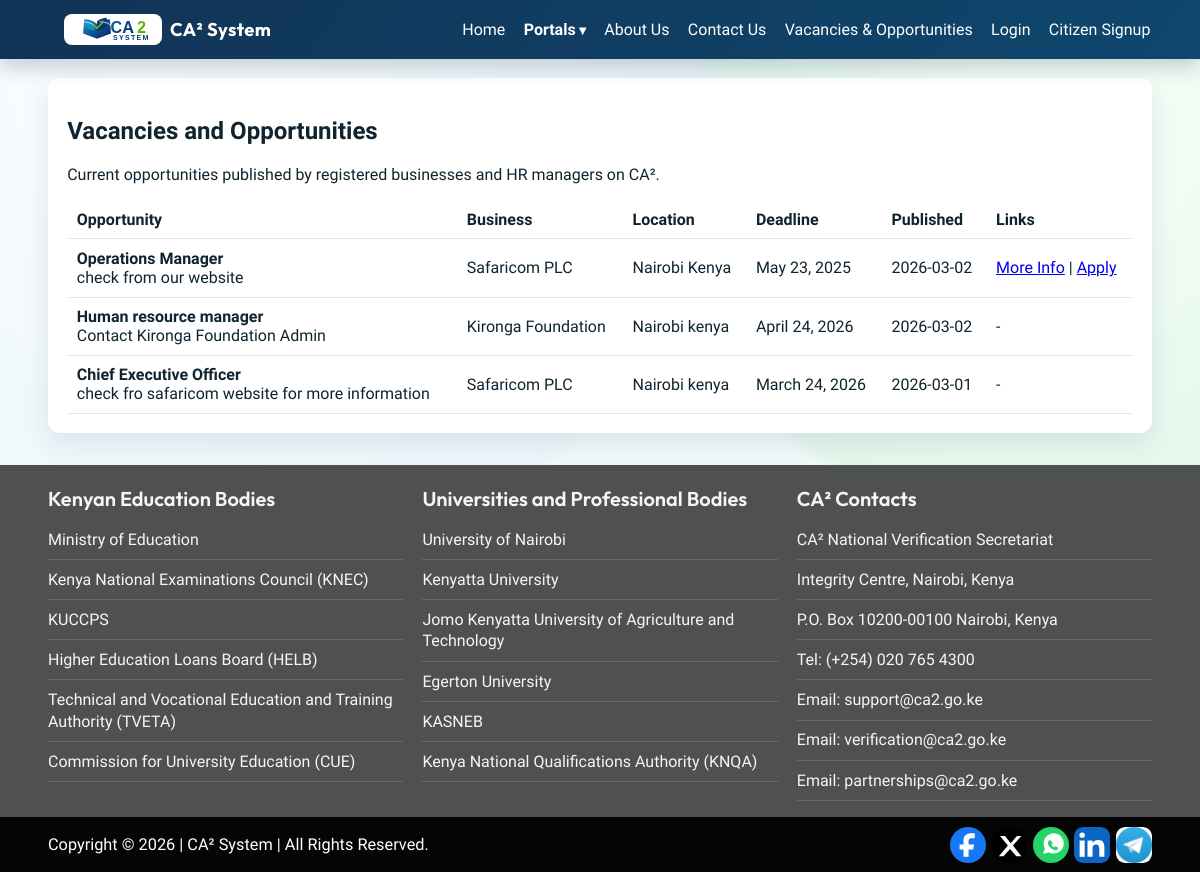
The app's page /vacancies-opportunities/ with its own data.
### job_alerts/models.py (models this page shows, shortened)
class JobAlert(models.Model):
    title = models.CharField(max_length=200)
    organization = models.CharField(max_length=200)
    location = models.CharField(max_length=120, blank=True)
    application_deadline = models.DateField(null=True, blank=True)
    description = models.TextField()
    more_info_url = models.URLField(blank=True)
    application_url = models.URLField(blank=True)
    created_by = models.ForeignKey(
        settings.AUTH_USER_MODEL, on_delete=models.PROTECT, related_name="created_job_alerts"
    )
    recipients_count = models.PositiveIntegerField(default=0)
    created_at = models.DateTimeField(auto_now_add=True)
    class Meta:
        ordering = ("-created_at",)

### accounts/models.py (models this page shows, shortened)
class Business(models.Model):
    name = models.CharField(max_length=255, unique=True)
    code = models.CharField(max_length=40, unique=True)
    created_at = models.DateTimeField(auto_now_add=True)
    class Meta:
        ordering = ("name",)

### accounts/views.py (the view)
# urls.py: path("vacancies-opportunities/", vacancies_and_opportunities, name="vacancies_opportunities"),
def vacancies_and_opportunities(request):
    alerts = JobAlert.objects.select_related("created_by").all()[:40]
    opportunities = []
    for alert in alerts:
        try:
            business_name = alert.created_by.hr_profile.business.name
        except ObjectDoesNotExist:
            business_name = alert.organization
        opportunities.append({"alert": alert, "business_name": business_name})
    return render(request, "accounts/vacancies.html", {"opportunities": opportunities})

### templates/accounts/vacancies.html
{% extends "base.html" %}
{% block content %}
<section class="card">
    <h2>Vacancies and Opportunities</h2>
    <p>Current opportunities published by registered businesses and HR managers on CA².</p>
    <table>
        <thead>
            <tr>
                <th>Opportunity</th>
                <th>Business</th>
                <th>Location</th>
                <th>Deadline</th>
                <th>Published</th>
                <th>Links</th>
            </tr>
        </thead>
        <tbody>
            {% for item in opportunities %}
                <tr>
                    <td>
                        <strong>{{ item.alert.title }}</strong><br>
                        {{ item.alert.description|truncatechars:120 }}
                    </td>
                    <td>{{ item.business_name }}</td>
                    <td>{{ item.alert.location|default:"-" }}</td>
                    <td>{{ item.alert.application_deadline|default:"Open" }}</td>
                    <td>{{ item.alert.created_at|date:"Y-m-d" }}</td>
                    <td>
                        {% if item.alert.more_info_url %}
                            <a href="{{ item.alert.more_info_url }}" target="_blank" rel="noopener">More Info</a>
                        {% endif %}
                        {% if item.alert.more_info_url and item.alert.application_url %} | {% endif %}
                        {% if item.alert.application_url %}
                            <a href="{{ item.alert.application_url }}" target="_blank" rel="noopener">Apply</a>
                        {% endif %}
                        {% if not item.alert.more_info_url and not item.alert.application_url %}-{% endif %}
                    </td>
                </tr>
            {% empty %}
                <tr><td colspan="6">No vacancies available at the moment.</td></tr>
            {% endfor %}
        </tbody>
    </table>
</section>
{% endblock %}

### templates/base.html (shortened to what this page needs)
{% load static %}
<!DOCTYPE html>
<html lang="en">
<head>
    <link rel="stylesheet" href="{% static 'css/styles.css' %}">
</head>
<body>
    <header class="site-header">
        <div class="container header-wrap">
            <a class="brand" href="{% url 'home' %}">
                <img class="brand-logo" src="{% static 'images/ca2-logo-system.svg' %}" alt="CA2 System Logo">
                <span class="brand-name">CA² System</span>
            </a>
            <nav class="top-nav">
                <a href="{% url 'home' %}">Home</a>
                <details class="nav-dropdown">
                    <summary>Portals</summary>
                </details>
                <a href="{% url 'about_us' %}">About Us</a>
                <a href="{% url 'contact_us' %}">Contact Us</a>
                <a href="{% url 'vacancies_opportunities' %}">Vacancies & Opportunities</a>
                {% if user.is_authenticated %}
                    <a href="{% url 'role_redirect' %}">Dashboard</a>
                {% else %}
                    <a href="{% url 'login' %}">Login</a>
                    <a href="{% url 'citizen_register' %}">Citizen Signup</a>
                {% endif %}
            </nav>
        </div>
    </header>
    <main class="container">
        {% block content %}{% endblock %}
    </main>
    <footer class="site-footer">
        <div class="footer-top">
            <div class="container footer-grid">
                <section class="footer-col">
                    <h3>Kenyan Education Bodies</h3>
                    <ul class="footer-list">
                        <li><a href="https://www.education.go.ke/" target="_blank" rel="noopener">Ministry of Education</a></li>
                        <li><a href="https://www.knec.ac.ke/" target="_blank" rel="noopener">Kenya National Examinations Council (KNEC)</a></li>
                        <li><a href="https://www.kuccps.net/" target="_blank" rel="noopener">KUCCPS</a></li>
                        <li><a href="https://www.helb.co.ke/" target="_blank" rel="noopener">Higher Education Loans Board (HELB)</a></li>
                        <li><a href="https://www.tveta.go.ke/" target="_blank" rel="noopener">Technical and Vocational Education and Training Authority (TVETA)</a></li>
                        <li><a href="https://www.cue.or.ke/" target="_blank" rel="noopener">Commission for University Education (CUE)</a></li>
                    </ul>
                </section>
                <section class="footer-col">
                    <h3>Universities and Professional Bodies</h3>
                    <ul class="footer-list">
                        <li><a href="https://www.uonbi.ac.ke/" target="_blank" rel="noopener">University of Nairobi</a></li>
                        <li><a href="https://www.ku.ac.ke/" target="_blank" rel="noopener">Kenyatta University</a></li>
                        <li><a href="https://www.jkuat.ac.ke/" target="_blank" rel="noopener">Jomo Kenyatta University of Agriculture and Technology</a></li>
                        <li><a href="https://www.egerton.ac.ke/" target="_blank" rel="noopener">Egerton University</a></li>
                        <li><a href="https://www.kasneb.or.ke/" target="_blank" rel="noopener">KASNEB</a></li>
                        <li><a href="https://www.knqa.go.ke/" target="_blank" rel="noopener">Kenya National Qualifications Authority (KNQA)</a></li>
                    </ul>
                </section>
                <section class="footer-col">
                    <h3>CA² Contacts</h3>
                    <ul class="footer-list contacts">
                        <li><span>CA² National Verification Secretariat</span></li>
                        <li><span>Integrity Centre, Nairobi, Kenya</span></li>
                        <li><span>P.O. Box 10200-00100 Nairobi, Kenya</span></li>
                        <li><span>Tel: (+254) 020 765 4300</span></li>
                        <li><span>Email: support@ca2.go.ke</span></li>
                        <li><span>Email: verification@ca2.go.ke</span></li>
                        <li><span>Email: partnerships@ca2.go.ke</span></li>
                    </ul>
                </section>
            </div>
        </div>
        <div class="footer-bottom">
            <div class="container footer-bottom-wrap">
                <p>Copyright &copy; {% now "Y" %} | CA² System | All Rights Reserved.</p>
                <div class="social-links">
                    <a href="#" aria-label="Facebook">
                        <img src="{% static 'images/social-facebook.svg' %}" alt="Facebook">
                    </a>
                    <a href="#" aria-label="X">
                        <img src="{% static 'images/social-x.svg' %}" alt="X">
                    </a>
                    <a href="#" aria-label="WhatsApp">
                        <img src="{% static 'images/social-whatsapp.svg' %}" alt="WhatsApp">
                    </a>
                    <a href="#" aria-label="LinkedIn">
                        <img src="{% static 'images/social-linkedin.svg' %}" alt="LinkedIn">
                    </a>
                    <a href="#" aria-label="Telegram">
                        <img src="{% static 'images/social-telegram.jfif' %}" alt="Telegram">
                    </a>
                </div>
            </div>
        </div>
    </footer>
</body>
</html>

### static/css/styles.css (style rules this page uses)
:root { --ink-900: #102430; --ink-700: #29485a; --sky-100: #ecf5fb; --sky-200: #dceef8; --teal-600: #0f6b43; --teal-700: #0b5635; --white: #ffffff; --danger-bg: #feeff0; --danger-ink: #8d1f2c; --success-bg: #eaf8ef; --success-ink: #14512d; }
body { margin: 0; font-family: "Source Sans 3", "Segoe UI", sans-serif; background: radial-gradient(circle at 12% 8%, #f9fdff 0, #edf6fb 42%, rgba(237, 246, 251, 0) 43%), radial-gradient(circle at 88% 12%, #f7fff9 0, #e4f7ed 32%, rgba(228, 247, 237, 0) 33%), linear-gradient(145deg, #eff7fb 0%, #f4faf7 100%); color: var(--ink-900); min-height: 100vh; display: flex; flex-direction: column; }
.container { width: min(1120px, 92%); margin: 0 auto; }
.site-header { background: linear-gradient(125deg, #113355, #0f476e); color: var(--white); margin-bottom: 1.2rem; box-shadow: 0 8px 20px rgba(13, 45, 72, 0.22); position: sticky; top: 0; z-index: 1000; }
.header-wrap { display: flex; align-items: center; justify-content: space-between; gap: 0.7rem; padding: 0.85rem 0; }
.brand { display: inline-flex; align-items: center; gap: 0.5rem; margin-left: 0; }
.brand-logo { width: 86px; height: auto; background: #ffffff; border-radius: 8px; padding: 2px 6px; }
.brand-name { font-family: "Outfit", "Segoe UI", sans-serif; font-weight: 700; font-size: 1.15rem; letter-spacing: 0.4px; }
.site-header a { color: var(--white); text-decoration: none; margin-left: 1rem; }
.site-header nav { display: flex; flex-wrap: wrap; align-items: center; gap: 0.15rem; }
.top-nav > a { margin-left: 0.8rem; padding: 0.3rem 0.1rem; }
.nav-dropdown { position: relative; margin-left: 0.8rem; }
.nav-dropdown summary { list-style: none; cursor: pointer; user-select: none; padding: 0.3rem 0.1rem; color: var(--white); font-weight: 600; }
.nav-dropdown summary::after { content: " ▾"; font-size: 0.85rem; }
main.container { flex: 1; }
.card { background: var(--white); border-radius: 12px; padding: 1.2rem; box-shadow: 0 10px 28px rgba(13, 43, 67, 0.1); margin-bottom: 1rem; }
table { width: 100%; border-collapse: collapse; margin-top: 1rem; }
th, td { border-bottom: 1px solid #e0eaf0; text-align: left; padding: 0.6rem; }
.site-footer { margin-top: 1rem; }
.footer-top { background: #4f5052; color: #f5f5f5; padding: 1.3rem 0 1rem; }
.footer-grid { display: grid; grid-template-columns: repeat(3, minmax(220px, 1fr)); gap: 1.2rem; }
.footer-col h3 { margin: 0 0 0.55rem; font-family: "Outfit", "Segoe UI", sans-serif; font-size: 1.25rem; font-weight: 600; }
.footer-list { list-style: none; padding: 0; margin: 0; }
.footer-list li { border-bottom: 1px solid rgba(255, 255, 255, 0.14); padding: 0.55rem 0; font-size: 1rem; line-height: 1.35; }
.footer-list a, .footer-list span { color: #f6f6f6; text-decoration: none; }
.footer-bottom { background: #050505; color: #ffffff; padding: 0.6rem 0; }
.footer-bottom-wrap { display: flex; justify-content: space-between; align-items: center; gap: 0.8rem; }
.footer-bottom p { margin: 0; font-size: 1.02rem; }
.social-links { display: flex; gap: 0.35rem; }
.social-links a { width: 36px; height: 36px; border-radius: 9px; background: transparent; display: inline-flex; align-items: center; justify-content: center; text-decoration: none; overflow: hidden; }
.social-links img { width: 100%; height: 100%; object-fit: cover; border-radius: 8px; }

### records on screen
JobAlert: alert "Operations Manager", alert.description "check from our website", business_name "Safaricom PLC", alert.location "Nairobi Kenya", alert.application_deadline "May 23, 2025", alert.created_at "2026-03-02"
JobAlert: alert "Human resource manager", alert.description "Contact Kironga Foundation Admin", business_name "Kironga Foundation", alert.location "Nairobi kenya", alert.application_deadline "April 24, 2026", alert.created_at "2026-03-02"
JobAlert: alert "Chief Executive Officer", alert.description "check fro safaricom website for more information", business_name "Safaricom PLC", alert.location "Nairobi kenya", alert.application_deadline "March 24, 2026", alert.created_at "2026-03-01"
